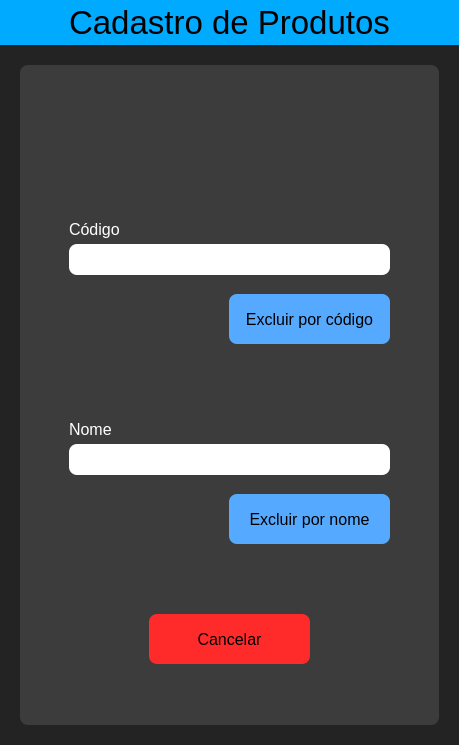
<?xml version="1.0" encoding="UTF-8"?>
<ui version="4.0">
 <class>MainWindow</class>
 <widget class="QMainWindow" name="MainWindow">
  <property name="geometry">
   <rect>
    <x>0</x>
    <y>0</y>
    <width>459</width>
    <height>745</height>
   </rect>
  </property>
  <property name="windowTitle">
   <string>MainWindow</string>
  </property>
  <widget class="QWidget" name="centralwidget">
   <layout class="QVBoxLayout" name="verticalLayout">
    <property name="spacing">
     <number>0</number>
    </property>
    <property name="leftMargin">
     <number>0</number>
    </property>
    <property name="topMargin">
     <number>0</number>
    </property>
    <property name="rightMargin">
     <number>0</number>
    </property>
    <property name="bottomMargin">
     <number>0</number>
    </property>
    <item>
     <widget class="QFrame" name="top_bar">
      <property name="minimumSize">
       <size>
        <width>0</width>
        <height>45</height>
       </size>
      </property>
      <property name="maximumSize">
       <size>
        <width>16777215</width>
        <height>45</height>
       </size>
      </property>
      <property name="styleSheet">
       <string notr="true">background-color: rgb(0, 170, 255);</string>
      </property>
      <property name="frameShape">
       <enum>QFrame::NoFrame</enum>
      </property>
      <property name="frameShadow">
       <enum>QFrame::Raised</enum>
      </property>
      <layout class="QVBoxLayout" name="verticalLayout_2">
       <item>
        <widget class="QLabel" name="CadProd_Text">
         <property name="font">
          <font>
           <pointsize>25</pointsize>
           <weight>50</weight>
           <bold>false</bold>
          </font>
         </property>
         <property name="layoutDirection">
          <enum>Qt::LeftToRight</enum>
         </property>
         <property name="styleSheet">
          <string notr="true">color: rgb(0, 0, 0);
</string>
         </property>
         <property name="text">
          <string>Cadastro de Produtos</string>
         </property>
         <property name="alignment">
          <set>Qt::AlignCenter</set>
         </property>
        </widget>
       </item>
      </layout>
     </widget>
    </item>
    <item>
     <widget class="QFrame" name="background">
      <property name="minimumSize">
       <size>
        <width>459</width>
        <height>700</height>
       </size>
      </property>
      <property name="styleSheet">
       <string notr="true">background-color: rgb(35, 35, 35);</string>
      </property>
      <property name="frameShape">
       <enum>QFrame::NoFrame</enum>
      </property>
      <property name="frameShadow">
       <enum>QFrame::Raised</enum>
      </property>
      <layout class="QHBoxLayout" name="horizontalLayout">
       <property name="leftMargin">
        <number>20</number>
       </property>
       <property name="topMargin">
        <number>20</number>
       </property>
       <property name="rightMargin">
        <number>20</number>
       </property>
       <property name="bottomMargin">
        <number>20</number>
       </property>
       <item>
        <widget class="QFrame" name="frame_fake">
         <property name="minimumSize">
          <size>
           <width>419</width>
           <height>653</height>
          </size>
         </property>
         <property name="styleSheet">
          <string notr="true">background-color: rgb(60, 60, 60);
border-radius: 8px;</string>
         </property>
         <property name="frameShape">
          <enum>QFrame::StyledPanel</enum>
         </property>
         <property name="frameShadow">
          <enum>QFrame::Raised</enum>
         </property>
         <layout class="QHBoxLayout" name="horizontalLayout_2">
          <item>
           <widget class="QFrame" name="paineldeobjetos">
            <property name="minimumSize">
             <size>
              <width>380</width>
              <height>580</height>
             </size>
            </property>
            <property name="maximumSize">
             <size>
              <width>380</width>
              <height>642</height>
             </size>
            </property>
            <property name="styleSheet">
             <string notr="true"/>
            </property>
            <property name="frameShape">
             <enum>QFrame::NoFrame</enum>
            </property>
            <property name="frameShadow">
             <enum>QFrame::Raised</enum>
            </property>
            <widget class="QPushButton" name="pushButton_ExcNome">
             <property name="geometry">
              <rect>
               <x>190</x>
               <y>420</y>
               <width>161</width>
               <height>50</height>
              </rect>
             </property>
             <property name="minimumSize">
              <size>
               <width>0</width>
               <height>50</height>
              </size>
             </property>
             <property name="maximumSize">
              <size>
               <width>16777215</width>
               <height>16777215</height>
              </size>
             </property>
             <property name="font">
              <font>
               <pointsize>12</pointsize>
              </font>
             </property>
             <property name="styleSheet">
              <string notr="true">QPushButton{
	background-color: rgb(85, 170, 255);
}
QPushButton:hover{
	background-color: rgb(152, 202, 255);
}
QPushButton:pressed{
	background-color: rgb(0, 0, 0);
	color: rgb(255, 255, 255);
}</string>
             </property>
             <property name="text">
              <string>Excluir por nome</string>
             </property>
            </widget>
            <widget class="QPushButton" name="pushButton_Cancelar">
             <property name="geometry">
              <rect>
               <x>110</x>
               <y>540</y>
               <width>161</width>
               <height>50</height>
              </rect>
             </property>
             <property name="minimumSize">
              <size>
               <width>0</width>
               <height>50</height>
              </size>
             </property>
             <property name="font">
              <font>
               <pointsize>12</pointsize>
              </font>
             </property>
             <property name="styleSheet">
              <string notr="true">QPushButton{
	background-color: rgb(255, 42, 42);
}
QPushButton:hover{
	background-color: rgb(255, 144, 144);
}
QPushButton:pressed{
	background-color: rgb(0, 0, 0);
	color: rgb(255, 255, 255);
}</string>
             </property>
             <property name="text">
              <string>Cancelar</string>
             </property>
            </widget>
            <widget class="QLabel" name="label_Cod">
             <property name="geometry">
              <rect>
               <x>30</x>
               <y>140</y>
               <width>151</width>
               <height>31</height>
              </rect>
             </property>
             <property name="font">
              <font>
               <pointsize>12</pointsize>
              </font>
             </property>
             <property name="styleSheet">
              <string notr="true">color: rgb(255, 255, 255);</string>
             </property>
             <property name="text">
              <string>Código</string>
             </property>
            </widget>
            <widget class="QLineEdit" name="lineEdit_Cod">
             <property name="geometry">
              <rect>
               <x>30</x>
               <y>170</y>
               <width>321</width>
               <height>31</height>
              </rect>
             </property>
             <property name="styleSheet">
              <string notr="true">background-color: rgb(255, 255, 255);</string>
             </property>
            </widget>
            <widget class="QLabel" name="label_Nome">
             <property name="geometry">
              <rect>
               <x>30</x>
               <y>340</y>
               <width>151</width>
               <height>31</height>
              </rect>
             </property>
             <property name="font">
              <font>
               <pointsize>12</pointsize>
              </font>
             </property>
             <property name="styleSheet">
              <string notr="true">color: rgb(255, 255, 255);</string>
             </property>
             <property name="text">
              <string>Nome</string>
             </property>
            </widget>
            <widget class="QLineEdit" name="lineEdit_Nome">
             <property name="geometry">
              <rect>
               <x>30</x>
               <y>370</y>
               <width>321</width>
               <height>31</height>
              </rect>
             </property>
             <property name="styleSheet">
              <string notr="true">background-color: rgb(255, 255, 255);</string>
             </property>
            </widget>
            <widget class="QPushButton" name="pushButton_ExcCod">
             <property name="geometry">
              <rect>
               <x>190</x>
               <y>220</y>
               <width>161</width>
               <height>50</height>
              </rect>
             </property>
             <property name="minimumSize">
              <size>
               <width>0</width>
               <height>50</height>
              </size>
             </property>
             <property name="maximumSize">
              <size>
               <width>16777215</width>
               <height>16777215</height>
              </size>
             </property>
             <property name="font">
              <font>
               <pointsize>12</pointsize>
              </font>
             </property>
             <property name="styleSheet">
              <string notr="true">QPushButton{
	background-color: rgb(85, 170, 255);
}
QPushButton:hover{
	background-color: rgb(152, 202, 255);
}
QPushButton:pressed{
	background-color: rgb(0, 0, 0);
	color: rgb(255, 255, 255);
}</string>
             </property>
             <property name="text">
              <string>Excluir por código</string>
             </property>
            </widget>
            <widget class="QLabel" name="label_Excluido">
             <property name="geometry">
              <rect>
               <x>20</x>
               <y>480</y>
               <width>341</width>
               <height>41</height>
              </rect>
             </property>
             <property name="font">
              <font>
               <pointsize>14</pointsize>
              </font>
             </property>
             <property name="styleSheet">
              <string notr="true">color: rgb(255, 0, 0);</string>
             </property>
             <property name="text">
              <string/>
             </property>
             <property name="alignment">
              <set>Qt::AlignCenter</set>
             </property>
            </widget>
           </widget>
          </item>
         </layout>
        </widget>
       </item>
      </layout>
     </widget>
    </item>
   </layout>
  </widget>
 </widget>
 <resources/>
 <connections/>
</ui>
